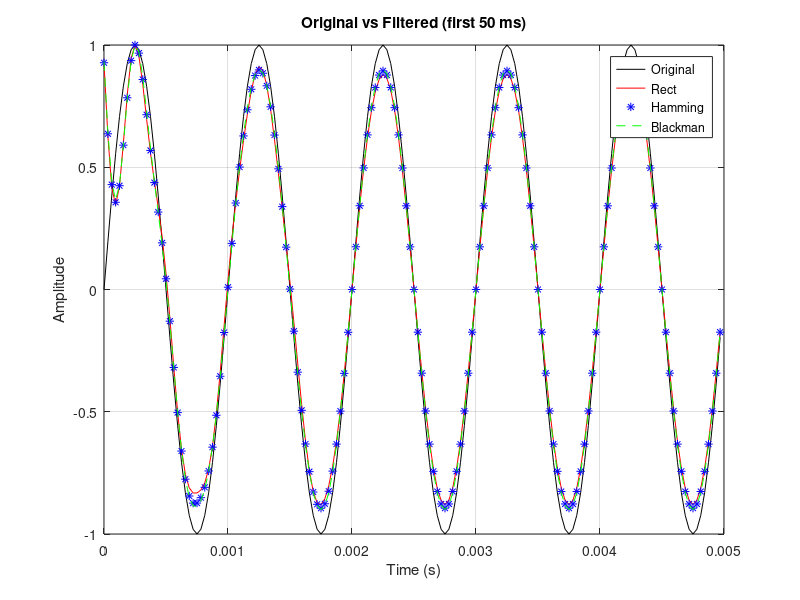

Recreate this plot in MATLAB.
clc
clear all
close all

% Generate a single-tone signal with high-frequency noise
fs = 32000;        % sampling frequency (Hz)
t = 0:1/fs:2-1/fs; % 1 second duration
f_tone = 1000;     % tone frequency (Hz)

% Pure tone
tone = sin(2*pi*f_tone*t);

% High-frequency noise (band-limited white noise around high frequencies)
hf_center = 8000;          % center of high-frequency noise (Hz)
hf_bw = 6000;               % bandwidth (Hz)
n = length(t);
% Generate white noise and apply bandpass via FFT
noise = randn(1,n);
N = fft(noise);
f = (0:n-1)*(fs/n);
% Construct bandpass mask (two-sided)
mask = zeros(1,n);
% positive freqs
pos_idx = f >= (hf_center - hf_bw/2) & f <= (hf_center + hf_bw/2);
% corresponding negative freqs (wrap)
neg_idx = (f >= fs-(hf_center + hf_bw/2)) & (f <= fs-(hf_center - hf_bw/2));
mask(pos_idx | neg_idx) = 1;
N_filtered = N .* mask;
hf_noise = real(ifft(N_filtered));
% Normalize noise amplitude
hf_noise = hf_noise / std(hf_noise);

% Mix tone and high-frequency noise
noise_level = 1.99; % relative amplitude of noise
signal = tone + noise_level * hf_noise;

% Normalize final signal to avoid clipping
sig = signal / max(abs(signal));
%sound(sig, fs);

% Design parameters
fc = 4000;                % desired cutoff (Hz)
N = 101;                  % filter length (odd for linear phase)
wc = 2*pi*fc/fs;          % digital cutoff (rad/sample)
n = 0:N-1;
m = (N-1)/2;

% Ideal lowpass sinc (normalized)
h_ideal = (sin(wc*(n-m))./(pi*(n-m)));
h_ideal(m+1) = wc/pi;    % handle division by zero

% Window functions
w_rect = ones(1,N);
w_hamming = hamming(N)';
w_hann = hann(N)';
w_blackman = blackman(N)';

% Windowed filters
h_rect = h_ideal .* w_rect;
h_hamming = h_ideal .* w_hamming;
h_hann = h_ideal .* w_hann;
h_blackman = h_ideal .* w_blackman;

% Frequency responses
nfft = 4096;
[H_rect,f] = freqz(h_rect,1,nfft,fs);
[H_hamming,~] = freqz(h_hamming,1,nfft,fs);
[H_hann,~] = freqz(h_hann,1,nfft,fs);
[H_blackman,~] = freqz(h_blackman,1,nfft,fs);

% Filter the signal
y_rect = filtfilt(h_rect,1,sig);      % zero-phase filtering
y_hamming = filtfilt(h_hamming,1,sig);
y_hann = filtfilt(h_hann,1,sig);
y_blackman = filtfilt(h_blackman,1,sig);

% Time vectors
t = (0:length(sig)-1)/fs;


% Compare original and filtered signals (zoomed)
figure('Name','Signal Comparison','NumberTitle','off','Units','normalized','Position',[0.1 0.1 0.8 0.6]);
tplot = t(1:min(end,round(0.005*fs))); % first 50 ms
plot(tplot, tone(1:length(tplot)),'k')
hold on
plot(tplot, y_rect(1:length(tplot))/max(y_rect),'r')
plot(tplot, y_hamming(1:length(tplot))/max(y_hamming),'b*')
plot(tplot, y_blackman(1:length(tplot))/max(y_blackman),'g--')
xlabel('Time (s)'); ylabel('Amplitude'); title('Original vs Filtered (first 50 ms)')
legend('Original','Rect','Hamming','Blackman'); grid on

% 
% % Plots
% figure('Name','Windowed FIR Filters - Time and Frequency','NumberTitle','off','Units','normalized','Position',[0.05 0.05 0.9 0.85]);
% 
% subplot(3,2,1)
% plot(n-m, h_rect, 'k','LineWidth',1)
% title('Rectangular Windowed Impulse Response')
% xlabel('n - (N-1)/2'); ylabel('h[n]'); grid on
% 
% subplot(3,2,2)
% plot(f,20*log10(abs(H_rect)+eps),'k','LineWidth',1)
% xlim([0 fs/2]); ylim([-120 5])
% title('Rectangular Window Magnitude Response (dB)')
% xlabel('Frequency (Hz)'); ylabel('Magnitude (dB)'); grid on
% hold on
% yline(-3,'r--','-3 dB')
% 
% subplot(3,2,3)
% plot(n-m, h_hamming, 'b','LineWidth',1)
% title('Hamming Windowed Impulse Response')
% xlabel('n - (N-1)/2'); ylabel('h[n]'); grid on
% 
% subplot(3,2,4)
% plot(f,20*log10(abs(H_hamming)+eps),'b','LineWidth',1)
% xlim([0 fs/2]); ylim([-120 5])
% title('Hamming Window Magnitude Response (dB)')
% xlabel('Frequency (Hz)'); ylabel('Magnitude (dB)'); grid on
% hold on
% yline(-3,'r--','-3 dB')
% 
% subplot(3,2,5)
% plot(n-m, h_blackman, 'g','LineWidth',1)
% hold on
% plot(n-m, h_hann, 'm--','LineWidth',1)
% legend('Blackman','Hann')
% title('Blackman and Hann Windowed Impulse Responses')
% xlabel('n - (N-1)/2'); ylabel('h[n]'); grid on
% 
% subplot(3,2,6)
% plot(f,20*log10(abs(H_blackman)+eps),'g','LineWidth',1)
% hold on
% plot(f,20*log10(abs(H_hann)+eps),'m--','LineWidth',1)
% xlim([0 fs/2]); ylim([-150 5])
% title('Blackman vs Hann Magnitude Response (dB)')
% xlabel('Frequency (Hz)'); ylabel('Magnitude (dB)'); grid on
% legend('Blackman','Hann')
% hold on
% yline(-3,'r--','-3 dB')
